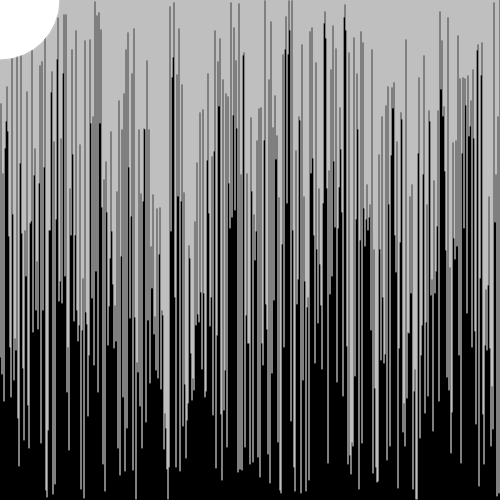
Frame 1 (no input)
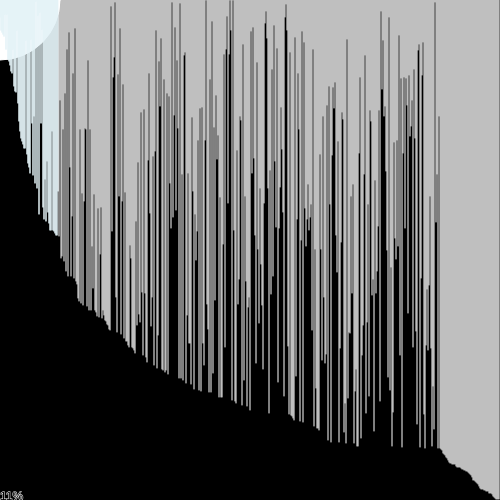
Frame 60 (no input)
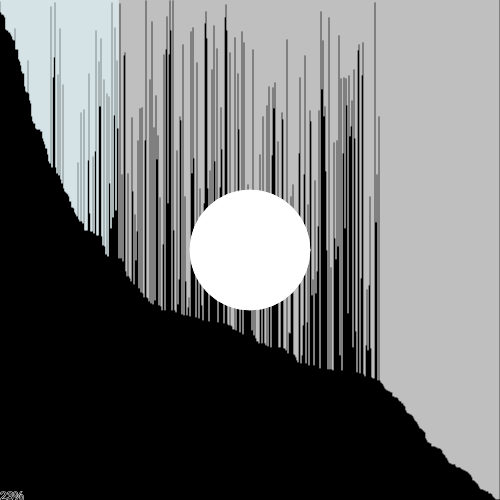
Frame 120 (the mouse pressed at the canvas centre since frame 60)

The p5.js sketch that drew these frames (run headless with seeded random() and noise() and a simulated clock; from frame 60 on, the mouse is pressed at the canvas centre):

// p5.js sketch
// ── sketch.js
nums = new Array(500);
let x = 0;
function setup() {
  createCanvas(nums.length, nums.length);
  
  for(i=0; i < nums.length; i++){
    nums[i] = floor(random(nums.length));
  }
  pg = createGraphics(500, 500);
}

function draw() {
  background(0);
  text(floor(x/nums.length*100) + "%", 0, nums.length)
  ellipse(mouseX, mouseY, 120);
  for(i = 0; i< nums.length; i++){
    if(i < x){
    stroke(173,216,230);
    line(i,0,i,nums[i]);
    }
    stroke(255);
    line(i,0,i,nums[i]);
  }
  if(x < nums.length){
    // Last i elements are already in place  
   for(var j = 0; j < ( nums.length - x -1 ); j++){
       
     // Checking if the item at present iteration 
     // is greater than the next iteration
     if(nums[j] > nums[j+1]){
       // If the condition is true then swap them
       swap(nums, j, j + 1)
     }
    }
    
    x++;
  }else{
    stroke(2,5,6);
    console.log("Bubble Sort Complete");
    noLoop();
  }
  
}

function swap(arr, xp, yp){
    var temp = arr[xp];
    arr[xp] = arr[yp];
    arr[yp] = temp;
}
